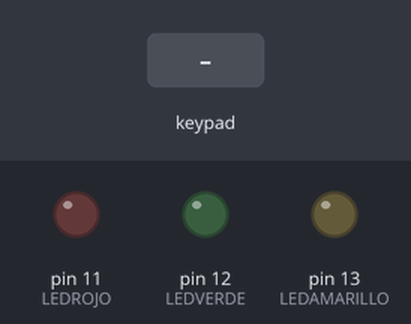
This sketch was run on a simulated Arduino Uno, built with avr-gcc and run on an emulated ATmega328P. Shown: output pins drawn as LEDs (lit = HIGH). The test bench sets the inputs (shaded band). What the sketch prints to the serial monitor is not drawn.

Above: at 1.2 s.
1.3 s: key '1' pressed
At 1.8 s:
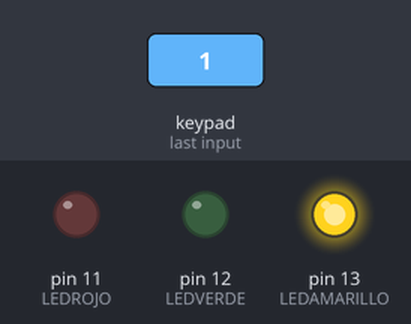
4.3 s: keypad keys 9 8 7 6 pressed 0.4 s apart
At 7.6 s:
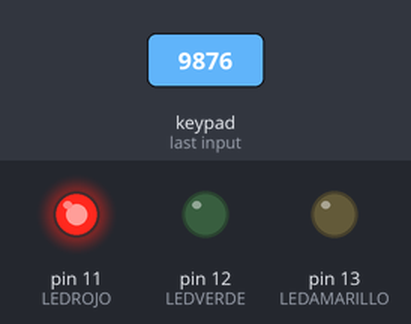
At 27.6 s:
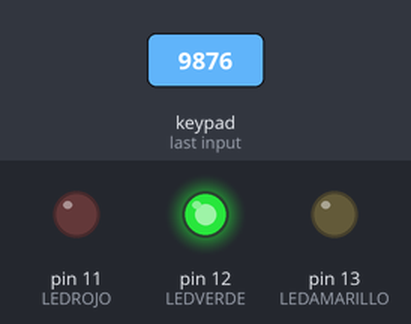
Timing chart, 0 to 28.8 s (numbered marks = the images above; inputs shaded):
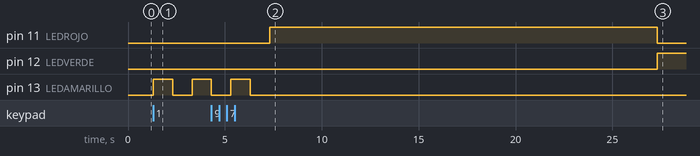

Measured:
- after the input at 1.3 s, pin 13 (LEDAMARILLO): LOW → HIGH at once, → LOW 1.0 s later, → HIGH 1.0 s later
- after the input at 4.3 s, pin 11 (LEDROJO): LOW → HIGH after 3.0 s, → LOW 20.0 s later; pin 12 (LEDVERDE): LOW → HIGH after 23.0 s; pin 13 (LEDAMARILLO): goes on until 6.3 s, then stays LOW

The sketch:

problema3.ino
```cpp
#include <Keypad.h>
const byte filas = 4;
const byte columnas = 4;
byte pinesFilas[] = {9,8,7,6};
byte pinesColumnas[] = {5,4,3,2};

char teclas[4][4] = {{'1','2','3','A'},
{'4','5','6','B'},
{'7','8','9','C'},
{'*','0','#','D'}};
Keypad teclado1 = Keypad( makeKeymap(teclas), pinesFilas,
pinesColumnas, filas, columnas);

// C++ code
int LEDROJO = 11;
int LEDVERDE = 12;
int LEDAMARILLO = 13;

int delayRojo = 10000;
int delayVerde = 5000;
int delayAmarillo = 2000;

String hora = "";

void setup() {
  pinMode(LEDROJO, OUTPUT);
  pinMode(LEDVERDE, OUTPUT);
  pinMode(LEDAMARILLO, OUTPUT);
  digitalWrite(LEDROJO, 0);
  digitalWrite(LEDVERDE, 0);
  digitalWrite(LEDAMARILLO, 0);
  Serial.begin(9600);
  Serial.println("Teclado 4x4 con Biblioteca Keypad");
  Serial.println();
  hora="";
}

void loop() {
  //Verifica si alguna tecla fue presionada
  char tecla_presionada = teclado1.getKey();

  while(tecla_presionada != '#' && tecla_presionada != NO_KEY){
    hora += tecla_presionada;
    tecla_presionada = teclado1.getKey();
  }

  if(hora.length() > 0){
      if(hora.toInt() >= 16 && hora.toInt() <= 23){
        delayRojo*=2;
        delayAmarillo*=2;
        delayVerde*=2;

        digitalWrite(LEDROJO, HIGH);
        delay(delayRojo);
        digitalWrite(LEDROJO, LOW);
        digitalWrite(LEDVERDE, HIGH);
        delay(delayVerde);
        digitalWrite(LEDVERDE, LOW);
        digitalWrite(LEDAMARILLO, HIGH);
        delay(delayAmarillo);
        digitalWrite(LEDAMARILLO, LOW);
      }else if(hora.toInt() >= 0 && hora.toInt() <= 3){
        digitalWrite(LEDROJO, LOW);
        digitalWrite(LEDVERDE, LOW);
        digitalWrite(LEDAMARILLO, HIGH);
        delay(1000);
        digitalWrite(LEDAMARILLO, LOW);
        delay(1000);
      }else{
        digitalWrite(LEDROJO, HIGH);
        delay(delayRojo);
        digitalWrite(LEDROJO, LOW);
        digitalWrite(LEDVERDE, HIGH);
        delay(delayVerde);
        digitalWrite(LEDVERDE, LOW);
        digitalWrite(LEDAMARILLO, HIGH);
        delay(delayAmarillo);
        digitalWrite(LEDAMARILLO, LOW);
      }
  }

}
```
